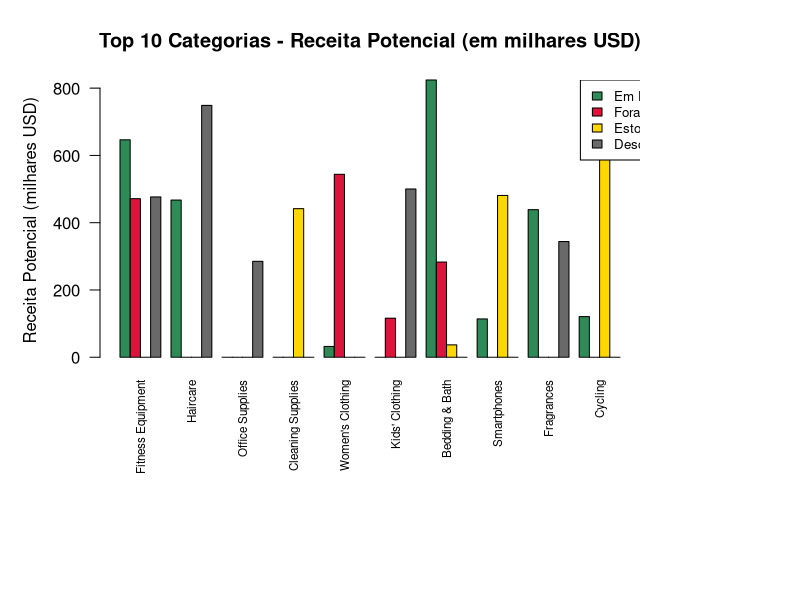

The R script that drew this image:
# Análise: Receita Potencial por Categoria e Status de Disponibilidade
# Carregando os dados
data <- read.csv("./csvs/products-100.csv", stringsAsFactors = FALSE)

# Calculando receita potencial (Price * Stock)
data$Revenue_Potential <- data$Price * data$Stock

# Identificando as 10 categorias com maior receita potencial
top_categories <- aggregate(Revenue_Potential ~ Category, data = data, FUN = sum)
top_categories <- top_categories[order(top_categories$Revenue_Potential, decreasing = TRUE), ]
top_10_categories <- head(top_categories$Category, 10)

# Filtrando dados apenas para as top 10 categorias
data_filtered <- data[data$Category %in% top_10_categories, ]

# Agregando dados por categoria e disponibilidade (apenas top 10)
revenue_summary <- aggregate(Revenue_Potential ~ Category + Availability,
                           data = data_filtered, FUN = sum)

# Preparando dados para gráfico de barras múltiplas (apenas top 10)
categories <- top_10_categories
availability_types <- c("in_stock", "out_of_stock", "limited_stock", "discontinued")

# Criando matriz para o gráfico
revenue_matrix <- matrix(0, nrow = length(availability_types), ncol = length(categories))
rownames(revenue_matrix) <- availability_types
colnames(revenue_matrix) <- categories

# Preenchendo a matriz
for(i in 1:nrow(revenue_summary)) {
  cat <- revenue_summary$Category[i]
  avail <- revenue_summary$Availability[i]
  if(avail %in% availability_types) {
    row_idx <- which(availability_types == avail)
    col_idx <- which(categories == cat)
    revenue_matrix[row_idx, col_idx] <- revenue_summary$Revenue_Potential[i]
  }
}

# Definindo cores
colors <- c("in_stock" = "#2E8B57", "out_of_stock" = "#DC143C",
            "limited_stock" = "#FFD700", "discontinued" = "#696969")

# Criando o gráfico
par(mar = c(12, 5, 4, 8))

barplot(revenue_matrix / 1000,
        beside = TRUE,
        col = colors,
        main = "Top 10 Categorias - Receita Potencial (em milhares USD)",
        ylab = "Receita Potencial (milhares USD)",
        las = 2,
        cex.names = 0.7)

# Legenda
legend("topright", inset = c(-0.15, 0),
       legend = c("Em Estoque", "Fora de Estoque", "Estoque Limitado", "Descontinuado"),
       fill = colors,
       cex = 0.8)
